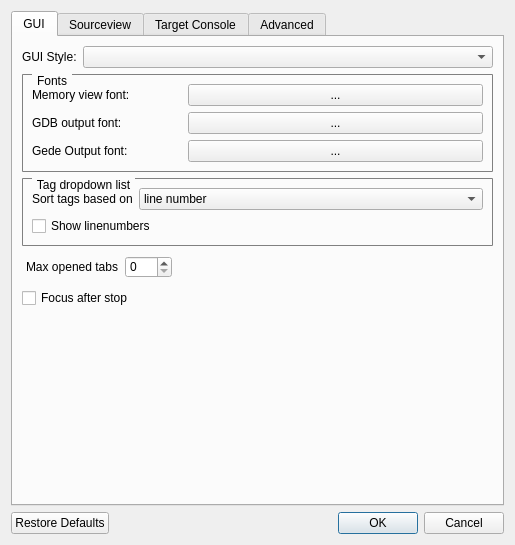
<?xml version="1.0" encoding="UTF-8"?>
<ui version="4.0">
 <class>SettingsDialog</class>
 <widget class="QDialog" name="SettingsDialog">
  <property name="geometry">
   <rect>
    <x>0</x>
    <y>0</y>
    <width>515</width>
    <height>545</height>
   </rect>
  </property>
  <property name="windowTitle">
   <string>Settings</string>
  </property>
  <property name="styleSheet">
   <string notr="true">
QGroupBox {
    border: 1px solid gray;
    border-radius: 1px;
    margin-top: 0.5em;
}

QGroupBox::title {
    subcontrol-origin: margin;
    left: 10px;
    padding: 0 3px 0 3px;
}

</string>
  </property>
  <layout class="QVBoxLayout" name="verticalLayout">
   <item>
    <widget class="QTabWidget" name="tabWidget">
     <property name="minimumSize">
      <size>
       <width>0</width>
       <height>300</height>
      </size>
     </property>
     <property name="currentIndex">
      <number>0</number>
     </property>
     <widget class="QWidget" name="tab_gui">
      <attribute name="title">
       <string>GUI</string>
      </attribute>
      <layout class="QVBoxLayout" name="verticalLayout_2">
       <item>
        <layout class="QHBoxLayout" name="horizontalLayout_7">
         <item>
          <widget class="QLabel" name="label_15">
           <property name="sizePolicy">
            <sizepolicy hsizetype="Minimum" vsizetype="Preferred">
             <horstretch>0</horstretch>
             <verstretch>0</verstretch>
            </sizepolicy>
           </property>
           <property name="text">
            <string>GUI Style:</string>
           </property>
          </widget>
         </item>
         <item>
          <widget class="QComboBox" name="comboBox_guiStyle">
           <property name="sizePolicy">
            <sizepolicy hsizetype="MinimumExpanding" vsizetype="Fixed">
             <horstretch>0</horstretch>
             <verstretch>0</verstretch>
            </sizepolicy>
           </property>
          </widget>
         </item>
        </layout>
       </item>
       <item>
        <widget class="QGroupBox" name="groupBox_2">
         <property name="title">
          <string>Fonts</string>
         </property>
         <layout class="QGridLayout" name="gridLayout_3">
          <item row="0" column="0">
           <widget class="QLabel" name="label_2">
            <property name="minimumSize">
             <size>
              <width>150</width>
              <height>0</height>
             </size>
            </property>
            <property name="text">
             <string>Memory view font:</string>
            </property>
           </widget>
          </item>
          <item row="0" column="1">
           <widget class="QPushButton" name="pushButton_selectMemoryFont">
            <property name="sizePolicy">
             <sizepolicy hsizetype="MinimumExpanding" vsizetype="Fixed">
              <horstretch>0</horstretch>
              <verstretch>0</verstretch>
             </sizepolicy>
            </property>
            <property name="text">
             <string>...</string>
            </property>
           </widget>
          </item>
          <item row="1" column="0">
           <widget class="QLabel" name="label_4">
            <property name="minimumSize">
             <size>
              <width>150</width>
              <height>0</height>
             </size>
            </property>
            <property name="text">
             <string>GDB output font:</string>
            </property>
           </widget>
          </item>
          <item row="1" column="1">
           <widget class="QPushButton" name="pushButton_selectGdbOutputFont">
            <property name="sizePolicy">
             <sizepolicy hsizetype="MinimumExpanding" vsizetype="Fixed">
              <horstretch>0</horstretch>
              <verstretch>0</verstretch>
             </sizepolicy>
            </property>
            <property name="text">
             <string>...</string>
            </property>
           </widget>
          </item>
          <item row="2" column="0">
           <widget class="QLabel" name="label_29">
            <property name="text">
             <string>Gede Output font:</string>
            </property>
           </widget>
          </item>
          <item row="2" column="1">
           <widget class="QPushButton" name="pushButton_selectGedeOutputFont">
            <property name="text">
             <string>...</string>
            </property>
           </widget>
          </item>
         </layout>
        </widget>
       </item>
       <item>
        <widget class="QGroupBox" name="groupBox">
         <property name="styleSheet">
          <string notr="true"/>
         </property>
         <property name="title">
          <string>Tag dropdown list</string>
         </property>
         <layout class="QVBoxLayout" name="verticalLayout_5">
          <item>
           <layout class="QHBoxLayout" name="horizontalLayout_6">
            <item>
             <widget class="QLabel" name="label_14">
              <property name="sizePolicy">
               <sizepolicy hsizetype="Minimum" vsizetype="Preferred">
                <horstretch>0</horstretch>
                <verstretch>0</verstretch>
               </sizepolicy>
              </property>
              <property name="text">
               <string>Sort tags based on</string>
              </property>
             </widget>
            </item>
            <item>
             <widget class="QComboBox" name="comboBox_sortTags">
              <property name="sizePolicy">
               <sizepolicy hsizetype="MinimumExpanding" vsizetype="Fixed">
                <horstretch>0</horstretch>
                <verstretch>0</verstretch>
               </sizepolicy>
              </property>
              <item>
               <property name="text">
                <string>line number</string>
               </property>
              </item>
              <item>
               <property name="text">
                <string>name</string>
               </property>
              </item>
             </widget>
            </item>
           </layout>
          </item>
          <item>
           <widget class="QCheckBox" name="checkBox_showLineNumbers">
            <property name="text">
             <string>Show linenumbers</string>
            </property>
           </widget>
          </item>
         </layout>
        </widget>
       </item>
       <item>
        <layout class="QHBoxLayout" name="horizontalLayout_8">
         <property name="leftMargin">
          <number>4</number>
         </property>
         <property name="topMargin">
          <number>4</number>
         </property>
         <property name="rightMargin">
          <number>4</number>
         </property>
         <property name="bottomMargin">
          <number>4</number>
         </property>
         <item>
          <widget class="QLabel" name="label">
           <property name="text">
            <string>Max opened tabs</string>
           </property>
          </widget>
         </item>
         <item>
          <widget class="QSpinBox" name="spinBox_maxTabs">
           <property name="maximum">
            <number>999</number>
           </property>
          </widget>
         </item>
         <item>
          <spacer name="horizontalSpacer">
           <property name="orientation">
            <enum>Qt::Horizontal</enum>
           </property>
           <property name="sizeHint" stdset="0">
            <size>
             <width>40</width>
             <height>20</height>
            </size>
           </property>
          </spacer>
         </item>
        </layout>
       </item>
       <item>
        <widget class="QCheckBox" name="checkBox_focusOnStop">
         <property name="toolTip">
          <string>&lt;html&gt;&lt;head/&gt;&lt;body&gt;&lt;p&gt;Enabling this makes gede get focus after the debugged program stops.&lt;/p&gt;&lt;/body&gt;&lt;/html&gt;</string>
         </property>
         <property name="text">
          <string>Focus after stop</string>
         </property>
        </widget>
       </item>
       <item>
        <spacer name="verticalSpacer">
         <property name="orientation">
          <enum>Qt::Vertical</enum>
         </property>
         <property name="sizeHint" stdset="0">
          <size>
           <width>20</width>
           <height>40</height>
          </size>
         </property>
        </spacer>
       </item>
      </layout>
     </widget>
     <widget class="QWidget" name="tab">
      <attribute name="title">
       <string>Sourceview</string>
      </attribute>
      <layout class="QVBoxLayout" name="verticalLayout_4">
       <item>
        <layout class="QFormLayout" name="formLayout_3">
         <item row="0" column="0">
          <widget class="QLabel" name="label_3">
           <property name="minimumSize">
            <size>
             <width>150</width>
             <height>0</height>
            </size>
           </property>
           <property name="text">
            <string>Sourceview font:</string>
           </property>
          </widget>
         </item>
         <item row="0" column="1">
          <widget class="QPushButton" name="pushButton_selectFont">
           <property name="sizePolicy">
            <sizepolicy hsizetype="MinimumExpanding" vsizetype="Fixed">
             <horstretch>0</horstretch>
             <verstretch>0</verstretch>
            </sizepolicy>
           </property>
           <property name="text">
            <string>...</string>
           </property>
          </widget>
         </item>
         <item row="1" column="0">
          <widget class="QLabel" name="label_27">
           <property name="text">
            <string>Tab indentation</string>
           </property>
          </widget>
         </item>
         <item row="2" column="0">
          <widget class="QLabel" name="label_25">
           <property name="text">
            <string>Current Line Style</string>
           </property>
          </widget>
         </item>
         <item row="1" column="1">
          <widget class="QSpinBox" name="spinBox_tabIndent"/>
         </item>
         <item row="2" column="1">
          <widget class="QComboBox" name="comboBox_currentLineStyle"/>
         </item>
        </layout>
       </item>
       <item>
        <widget class="QCheckBox" name="checkBox_showLineNo">
         <property name="text">
          <string>Show linenumbers</string>
         </property>
        </widget>
       </item>
       <item>
        <widget class="QGroupBox" name="groupBox_991">
         <property name="title">
          <string>Colors</string>
         </property>
         <layout class="QGridLayout" name="gridLayout">
          <property name="verticalSpacing">
           <number>4</number>
          </property>
          <item row="1" column="0">
           <widget class="QLabel" name="label_7">
            <property name="text">
             <string>Comment</string>
            </property>
           </widget>
          </item>
          <item row="7" column="1">
           <widget class="MColorButton" name="pushButton_clr_foreground">
            <property name="text">
             <string/>
            </property>
           </widget>
          </item>
          <item row="1" column="1">
           <widget class="MColorButton" name="pushButton_clr_comment">
            <property name="text">
             <string/>
            </property>
           </widget>
          </item>
          <item row="8" column="0">
           <widget class="QLabel" name="label_17">
            <property name="text">
             <string>Current line</string>
            </property>
           </widget>
          </item>
          <item row="2" column="0">
           <widget class="QLabel" name="label_8">
            <property name="text">
             <string>String</string>
            </property>
           </widget>
          </item>
          <item row="0" column="0">
           <widget class="QLabel" name="label_6">
            <property name="text">
             <string>Background</string>
            </property>
           </widget>
          </item>
          <item row="2" column="1">
           <widget class="MColorButton" name="pushButton_clr_string">
            <property name="text">
             <string/>
            </property>
           </widget>
          </item>
          <item row="4" column="1">
           <widget class="MColorButton" name="pushButton_clr_keyword">
            <property name="text">
             <string/>
            </property>
           </widget>
          </item>
          <item row="6" column="1">
           <widget class="MColorButton" name="pushButton_clr_number">
            <property name="text">
             <string/>
            </property>
           </widget>
          </item>
          <item row="5" column="0">
           <widget class="QLabel" name="label_11">
            <property name="text">
             <string>Cpp keyword</string>
            </property>
           </widget>
          </item>
          <item row="6" column="0">
           <widget class="QLabel" name="label_12">
            <property name="text">
             <string>Number</string>
            </property>
           </widget>
          </item>
          <item row="7" column="0">
           <widget class="QLabel" name="label_13">
            <property name="text">
             <string>Foreground text</string>
            </property>
           </widget>
          </item>
          <item row="3" column="0">
           <widget class="QLabel" name="label_9">
            <property name="text">
             <string>Inc string</string>
            </property>
           </widget>
          </item>
          <item row="8" column="1">
           <widget class="MColorButton" name="pushButton_clr_curLine">
            <property name="text">
             <string/>
            </property>
           </widget>
          </item>
          <item row="5" column="1">
           <widget class="MColorButton" name="pushButton_clr_cppKeyword">
            <property name="text">
             <string/>
            </property>
           </widget>
          </item>
          <item row="3" column="1">
           <widget class="MColorButton" name="pushButton_clr_incString">
            <property name="text">
             <string/>
            </property>
           </widget>
          </item>
          <item row="0" column="1">
           <widget class="MColorButton" name="pushButton_clr_background">
            <property name="sizePolicy">
             <sizepolicy hsizetype="MinimumExpanding" vsizetype="Fixed">
              <horstretch>0</horstretch>
              <verstretch>0</verstretch>
             </sizepolicy>
            </property>
            <property name="minimumSize">
             <size>
              <width>0</width>
              <height>25</height>
             </size>
            </property>
            <property name="text">
             <string/>
            </property>
           </widget>
          </item>
          <item row="4" column="0">
           <widget class="QLabel" name="label_10">
            <property name="text">
             <string>Keyword</string>
            </property>
           </widget>
          </item>
          <item row="9" column="0">
           <widget class="QLabel" name="label_28">
            <property name="text">
             <string>Selection</string>
            </property>
           </widget>
          </item>
          <item row="9" column="1">
           <widget class="MColorButton" name="pushButton_clr_selection">
            <property name="text">
             <string/>
            </property>
           </widget>
          </item>
         </layout>
        </widget>
       </item>
       <item>
        <spacer name="verticalSpacer_4">
         <property name="orientation">
          <enum>Qt::Vertical</enum>
         </property>
         <property name="sizeHint" stdset="0">
          <size>
           <width>20</width>
           <height>40</height>
          </size>
         </property>
        </spacer>
       </item>
      </layout>
     </widget>
     <widget class="QWidget" name="tab_3">
      <attribute name="title">
       <string>Target Console</string>
      </attribute>
      <layout class="QVBoxLayout" name="verticalLayout_7">
       <item>
        <layout class="QFormLayout" name="formLayout_2">
         <item row="1" column="0">
          <widget class="QLabel" name="label_23">
           <property name="text">
            <string>Scrollback</string>
           </property>
          </widget>
         </item>
         <item row="1" column="1">
          <widget class="QSpinBox" name="spinBox_progConScrollback">
           <property name="maximum">
            <number>99999</number>
           </property>
          </widget>
         </item>
         <item row="0" column="0">
          <widget class="QLabel" name="label_24">
           <property name="text">
            <string>Font</string>
           </property>
          </widget>
         </item>
         <item row="0" column="1">
          <widget class="QPushButton" name="pushButton_selectOutputFont">
           <property name="sizePolicy">
            <sizepolicy hsizetype="MinimumExpanding" vsizetype="Fixed">
             <horstretch>0</horstretch>
             <verstretch>0</verstretch>
            </sizepolicy>
           </property>
           <property name="text">
            <string>...</string>
           </property>
          </widget>
         </item>
        </layout>
       </item>
       <item>
        <widget class="QGroupBox" name="groupBox_3">
         <property name="title">
          <string>Colors</string>
         </property>
         <layout class="QVBoxLayout" name="verticalLayout_8">
          <item>
           <layout class="QGridLayout" name="gridLayout_2">
            <item row="2" column="1">
             <widget class="MColorButton" name="pushButton_progConCursorClr">
              <property name="text">
               <string/>
              </property>
             </widget>
            </item>
            <item row="0" column="0">
             <widget class="QLabel" name="label_19">
              <property name="text">
               <string>Background</string>
              </property>
             </widget>
            </item>
            <item row="2" column="0">
             <widget class="QLabel" name="label_20">
              <property name="text">
               <string>Cursor color</string>
              </property>
             </widget>
            </item>
            <item row="1" column="1">
             <widget class="MColorButton" name="pushButton_progConFgClr">
              <property name="text">
               <string/>
              </property>
             </widget>
            </item>
            <item row="0" column="1">
             <widget class="MColorButton" name="pushButton_progConBgClr">
              <property name="sizePolicy">
               <sizepolicy hsizetype="MinimumExpanding" vsizetype="Fixed">
                <horstretch>0</horstretch>
                <verstretch>0</verstretch>
               </sizepolicy>
              </property>
              <property name="text">
               <string/>
              </property>
             </widget>
            </item>
            <item row="1" column="0">
             <widget class="QLabel" name="label_26">
              <property name="text">
               <string>Foreground</string>
              </property>
             </widget>
            </item>
           </layout>
          </item>
         </layout>
        </widget>
       </item>
       <item>
        <widget class="QGroupBox" name="groupBox_4">
         <property name="title">
          <string>Palette</string>
         </property>
         <layout class="QGridLayout" name="gridLayout_4">
          <item row="0" column="4">
           <widget class="MColorButton" name="pushButton_progConClrBright5">
            <property name="text">
             <string/>
            </property>
           </widget>
          </item>
          <item row="0" column="6">
           <widget class="MColorButton" name="pushButton_progConClrBright7">
            <property name="text">
             <string/>
            </property>
           </widget>
          </item>
          <item row="0" column="2">
           <widget class="MColorButton" name="pushButton_progConClrBright3">
            <property name="text">
             <string/>
            </property>
           </widget>
          </item>
          <item row="0" column="1">
           <widget class="MColorButton" name="pushButton_progConClrBright2">
            <property name="text">
             <string/>
            </property>
           </widget>
          </item>
          <item row="0" column="0">
           <widget class="MColorButton" name="pushButton_progConClrBright1">
            <property name="text">
             <string/>
            </property>
           </widget>
          </item>
          <item row="0" column="7">
           <widget class="MColorButton" name="pushButton_progConClrBright8">
            <property name="text">
             <string/>
            </property>
           </widget>
          </item>
          <item row="0" column="5">
           <widget class="MColorButton" name="pushButton_progConClrBright6">
            <property name="text">
             <string/>
            </property>
           </widget>
          </item>
          <item row="0" column="3">
           <widget class="MColorButton" name="pushButton_progConClrBright4">
            <property name="text">
             <string/>
            </property>
           </widget>
          </item>
          <item row="1" column="0">
           <widget class="MColorButton" name="pushButton_progConClrNormal1">
            <property name="text">
             <string/>
            </property>
           </widget>
          </item>
          <item row="1" column="1">
           <widget class="MColorButton" name="pushButton_progConClrNormal2">
            <property name="text">
             <string/>
            </property>
           </widget>
          </item>
          <item row="1" column="2">
           <widget class="MColorButton" name="pushButton_progConClrNormal3">
            <property name="text">
             <string/>
            </property>
           </widget>
          </item>
          <item row="1" column="3">
           <widget class="MColorButton" name="pushButton_progConClrNormal4">
            <property name="text">
             <string/>
            </property>
           </widget>
          </item>
          <item row="1" column="4">
           <widget class="MColorButton" name="pushButton_progConClrNormal5">
            <property name="text">
             <string/>
            </property>
           </widget>
          </item>
          <item row="1" column="5">
           <widget class="MColorButton" name="pushButton_progConClrNormal6">
            <property name="text">
             <string/>
            </property>
           </widget>
          </item>
          <item row="1" column="6">
           <widget class="MColorButton" name="pushButton_progConClrNormal7">
            <property name="text">
             <string/>
            </property>
           </widget>
          </item>
          <item row="1" column="7">
           <widget class="MColorButton" name="pushButton_progConClrNormal8">
            <property name="text">
             <string/>
            </property>
           </widget>
          </item>
         </layout>
        </widget>
       </item>
       <item>
        <widget class="QGroupBox" name="groupBox_5">
         <property name="title">
          <string>Compability</string>
         </property>
         <layout class="QFormLayout" name="formLayout">
          <item row="0" column="0">
           <widget class="QLabel" name="label_21">
            <property name="text">
             <string>Backspace key</string>
            </property>
           </widget>
          </item>
          <item row="0" column="1">
           <widget class="QComboBox" name="comboBox_backspaceKey">
            <item>
             <property name="text">
              <string>ASCII DEL</string>
             </property>
            </item>
            <item>
             <property name="text">
              <string>ASCII BS</string>
             </property>
            </item>
            <item>
             <property name="text">
              <string>Escape sequence</string>
             </property>
            </item>
           </widget>
          </item>
          <item row="1" column="1">
           <widget class="QComboBox" name="comboBox_deleteKey">
            <item>
             <property name="text">
              <string>ASCII DEL</string>
             </property>
            </item>
            <item>
             <property name="text">
              <string>ASCII BS</string>
             </property>
            </item>
            <item>
             <property name="text">
              <string>Escape sequence</string>
             </property>
            </item>
           </widget>
          </item>
          <item row="1" column="0">
           <widget class="QLabel" name="label_22">
            <property name="text">
             <string>Delete Key</string>
            </property>
           </widget>
          </item>
         </layout>
        </widget>
       </item>
       <item>
        <spacer name="verticalSpacer_3">
         <property name="orientation">
          <enum>Qt::Vertical</enum>
         </property>
         <property name="sizeHint" stdset="0">
          <size>
           <width>20</width>
           <height>40</height>
          </size>
         </property>
        </spacer>
       </item>
      </layout>
     </widget>
     <widget class="QWidget" name="tab_2">
      <attribute name="title">
       <string>Advanced</string>
      </attribute>
      <layout class="QVBoxLayout" name="verticalLayout_3">
       <item>
        <layout class="QHBoxLayout" name="horizontalLayout_5">
         <item>
          <widget class="QLabel" name="label_5">
           <property name="text">
            <string>Ignore source directories:
(seperate dirs with ';' ) </string>
           </property>
           <property name="wordWrap">
            <bool>false</bool>
           </property>
          </widget>
         </item>
         <item>
          <widget class="QLineEdit" name="lineEdit_sourceIgnoreDirs"/>
         </item>
        </layout>
       </item>
       <item>
        <widget class="QCheckBox" name="checkBox_enableDebugLog">
         <property name="text">
          <string>Enable debug log</string>
         </property>
        </widget>
       </item>
       <item>
        <widget class="QCheckBox" name="checkBox_globalProjConfig">
         <property name="text">
          <string>Use global project file instead of one per project</string>
         </property>
        </widget>
       </item>
       <item>
        <layout class="QHBoxLayout" name="horizontalLayout_9">
         <item>
          <widget class="QLabel" name="label_16">
           <property name="text">
            <string>Variable info window delay</string>
           </property>
          </widget>
         </item>
         <item>
          <widget class="QSpinBox" name="spinBox_variableInfoWindowDelay">
           <property name="maximum">
            <number>99999</number>
           </property>
          </widget>
         </item>
         <item>
          <widget class="QLabel" name="label_18">
           <property name="text">
            <string>ms (0=disable)</string>
           </property>
          </widget>
         </item>
         <item>
          <spacer name="horizontalSpacer_2">
           <property name="orientation">
            <enum>Qt::Horizontal</enum>
           </property>
           <property name="sizeHint" stdset="0">
            <size>
             <width>40</width>
             <height>20</height>
            </size>
           </property>
          </spacer>
         </item>
        </layout>
       </item>
       <item>
        <spacer name="verticalSpacer_2">
         <property name="orientation">
          <enum>Qt::Vertical</enum>
         </property>
         <property name="sizeHint" stdset="0">
          <size>
           <width>20</width>
           <height>40</height>
          </size>
         </property>
        </spacer>
       </item>
      </layout>
     </widget>
    </widget>
   </item>
   <item>
    <widget class="QDialogButtonBox" name="buttonBox">
     <property name="orientation">
      <enum>Qt::Horizontal</enum>
     </property>
     <property name="standardButtons">
      <set>QDialogButtonBox::Cancel|QDialogButtonBox::Ok|QDialogButtonBox::RestoreDefaults</set>
     </property>
    </widget>
   </item>
  </layout>
 </widget>
 <customwidgets>
  <customwidget>
   <class>MColorButton</class>
   <extends>QPushButton</extends>
   <header>colorbutton.h</header>
  </customwidget>
 </customwidgets>
 <resources/>
 <connections>
  <connection>
   <sender>buttonBox</sender>
   <signal>accepted()</signal>
   <receiver>SettingsDialog</receiver>
   <slot>accept()</slot>
   <hints>
    <hint type="sourcelabel">
     <x>248</x>
     <y>254</y>
    </hint>
    <hint type="destinationlabel">
     <x>157</x>
     <y>274</y>
    </hint>
   </hints>
  </connection>
  <connection>
   <sender>buttonBox</sender>
   <signal>rejected()</signal>
   <receiver>SettingsDialog</receiver>
   <slot>reject()</slot>
   <hints>
    <hint type="sourcelabel">
     <x>316</x>
     <y>260</y>
    </hint>
    <hint type="destinationlabel">
     <x>286</x>
     <y>274</y>
    </hint>
   </hints>
  </connection>
 </connections>
</ui>
